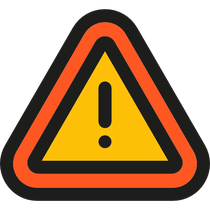
#> input picture Lab2/warning.png, 210 x 210 px, shrunk from 512 x 512 before the run
$ python Simulation.py
#> lines starting #> are read from the running program, lines starting #| are printed output that depends on the picture
import curses
import matplotlib.pyplot as plt
import numpy as np
import time
from collections import deque

# Constants
DELTA_T = 0.05                          # Time interval in seconds
DISPLAY_DELTA = 2 * DELTA_T             # Display update interval in seconds
TRUST_LAST_LTA_MEASUREMENT_TIME = 1     # Time in seconds to trust the last LTA measurement
ANGLE_INCREMENT = np.radians(2)         # Angle increment in radians
MAX_ANGLE = np.radians(20)              # Maximum steering angle in radians
WHEELBASE = 2.36                        # Wheelbase in meters
FRONT_WIDTH = 1.35                      # Front wheel width in meters
LANE_WIDTH = 4                          # Lane width in meters
MIN_VEL = 14
MAX_VEL = 32
FUTURE_LOOK_AHEAD = 3*DISPLAY_DELTA       # Future look ahead in seconds
NUM_STEPS_LOOK_AHEAD = 4
DISTANCE_THRESHOLD_LTA = 2
WINDOW_SIZE_MEAN = 1
LENGTH_CURVE = np.pi * 20
LENGTH_STRAIGHT = 50
NOISE_STD = 0.00

# Car wheels positions (Front Right, Front Left, Back Left, Back Right)
CAR_CORNERS = np.array([(WHEELBASE, -FRONT_WIDTH/2),
                        (WHEELBASE, FRONT_WIDTH/2),
                        (0, FRONT_WIDTH/2),
                        (0, -FRONT_WIDTH/2)])

SENSOR_POSITIONS = np.array([WHEELBASE, 0])

class Car:
    def __init__(self, velocity):
        # CAR Parameters
#> called with velocity = 20
        self.car_position = (LANE_WIDTH/2, 0)
        self.theta = np.radians(90)
        self.phi = 0
        self.velocity = velocity

        # Simulation Parameters
        self.num_seconds_sim = 0
        self.last_update_time = 0
        self.last_update_time_sim = 0

        # Distance to lane Parameters
        self.distance_left = deque([],maxlen=100)
        self.distance_right = deque([],maxlen=100)
        self.step_size_look_ahead = int(FUTURE_LOOK_AHEAD/(DELTA_T*NUM_STEPS_LOOK_AHEAD))
        self.dist_last_iteration = np.array([0,0])
        self.left_lane_point = None
        self.right_lane_point = None

        #MAP LANE LIMITS
        y_curve = np.linspace(0,LENGTH_CURVE, 1000)
        self.y_trajectory = np.concatenate((np.linspace(0,LENGTH_STRAIGHT,LENGTH_STRAIGHT*10), y_curve + LENGTH_STRAIGHT, np.linspace(LENGTH_CURVE+LENGTH_STRAIGHT, LENGTH_CURVE+2*LENGTH_STRAIGHT, LENGTH_STRAIGHT*10)))
        self.x_left_trajectory = np.concatenate((np.zeros(LENGTH_STRAIGHT*10), 2 * np.sin(y_curve/10), np.zeros(LENGTH_STRAIGHT*10)))
        self.x_right_trajectory = self.x_left_trajectory + LANE_WIDTH
        # self.y_trajectory = np.linspace(-45,45,900)
        # self.x_left_trajectory = np.zeros(900)
        # LENGTH_CURVE = 0

        # LTA Parameters
        self.use_lta = 0
        self.lta_activation = 0
        self.controller = controller(1.2, 0.0, 0.1) # PD Controller
        #self.last_measurments = deque([0] * WINDOW_SIZE_MEAN,maxlen=WINDOW_SIZE_MEAN)

        #Subplots and images
        plt.ion()
        _, (self.ax1, self.ax2) = plt.subplots(1, 2, figsize=(15, 8))

        self.plot_phi = deque([self.phi],maxlen=100)
        self.plot_theta = deque([self.theta],maxlen=100)
        self.warning_img = plt.imread('warning.png')
#> self.warning_img is the input picture: shape (210, 210, 4) float32; mean R, G, B, A 0.335, 0.198, 0.0598, 0.619
        self.lta_working_img = plt.imread('lta_working.webp')
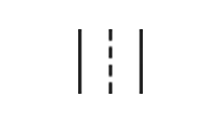
#> input picture Lab2/lta_working.webp, 221 x 123 px, shrunk from 540 x 300 before the run
#> self.lta_working_img is the input picture: shape (123, 221, 4); mean R, G, B, A 1.9, 1.9, 1.9, 5.5
        self.unavailable = plt.imread('unavailable.png')
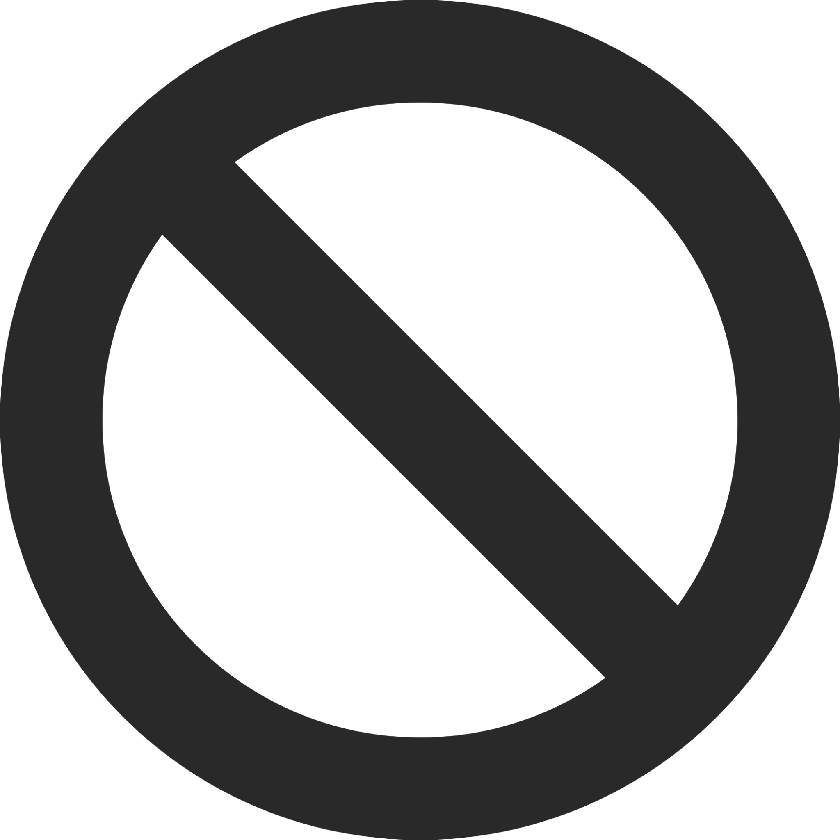
#> input picture Lab2/unavailable.png, 840 x 840 px, shrunk from 2048 x 2048 before the run
#> self.unavailable is the input picture: shape (840, 840, 4) float32; mean R, G, B, A 0.0693, 0.0693, 0.0693, 0.428

    # [58 lines left out: functions start_simulator, joystick, not called in this run]

    def change_velocity(self, increment):
        self.velocity += increment
        self.velocity = np.clip(self.velocity, MIN_VEL, MAX_VEL)

    def change_angle(self, angle_vel):
        self.phi += angle_vel
        self.phi = np.clip(self.phi, -MAX_ANGLE, MAX_ANGLE)

    # [217 lines left out: functions next_car_position, limit_inside_display, get_direction, danger_zone, corners_car, find_closest_point_car and 4 more, not called in this run]


class controller:
    def __init__(self, kp, ki, kd):
        self.kp = kp
        self.ki = ki
        self.kd = kd
        self.I = 0
        self.error = 0
        self.reference = 0
        self.previous_error = 0

    # [9 lines left out: function pid, not called in this run]

    def reset(self, error):
        self.I = 0
        self.previous_error = error


def rotation(point, theta):
    return np.array([[np.cos(theta), -np.sin(theta)], [np.sin(theta), np.cos(theta)]]) @ point


if __name__ == "__main__":
    car = Car(20)
#> (the run stopped early here; a loop or call above may not have finished)
